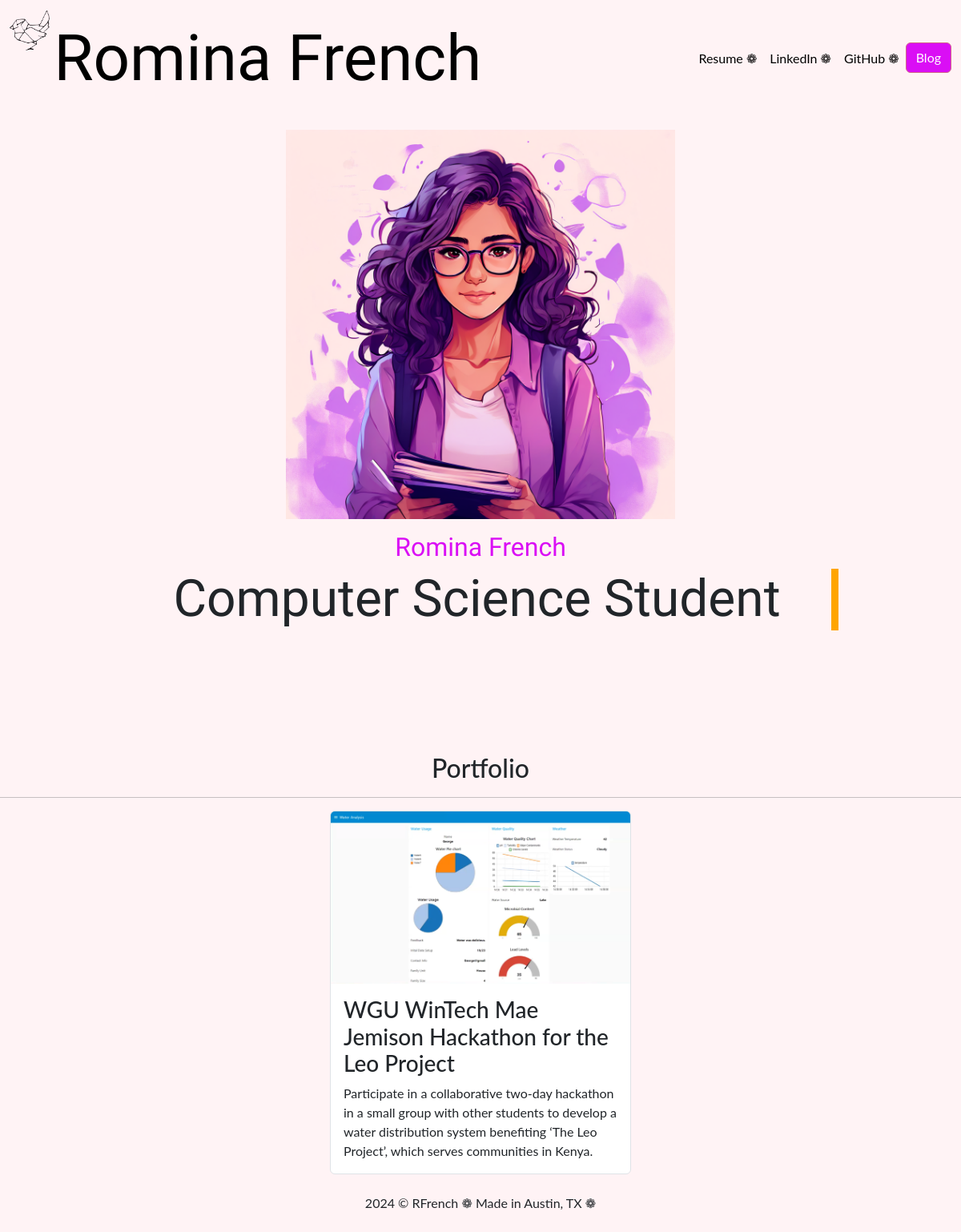
/, run on an earlier commit of the app's database.
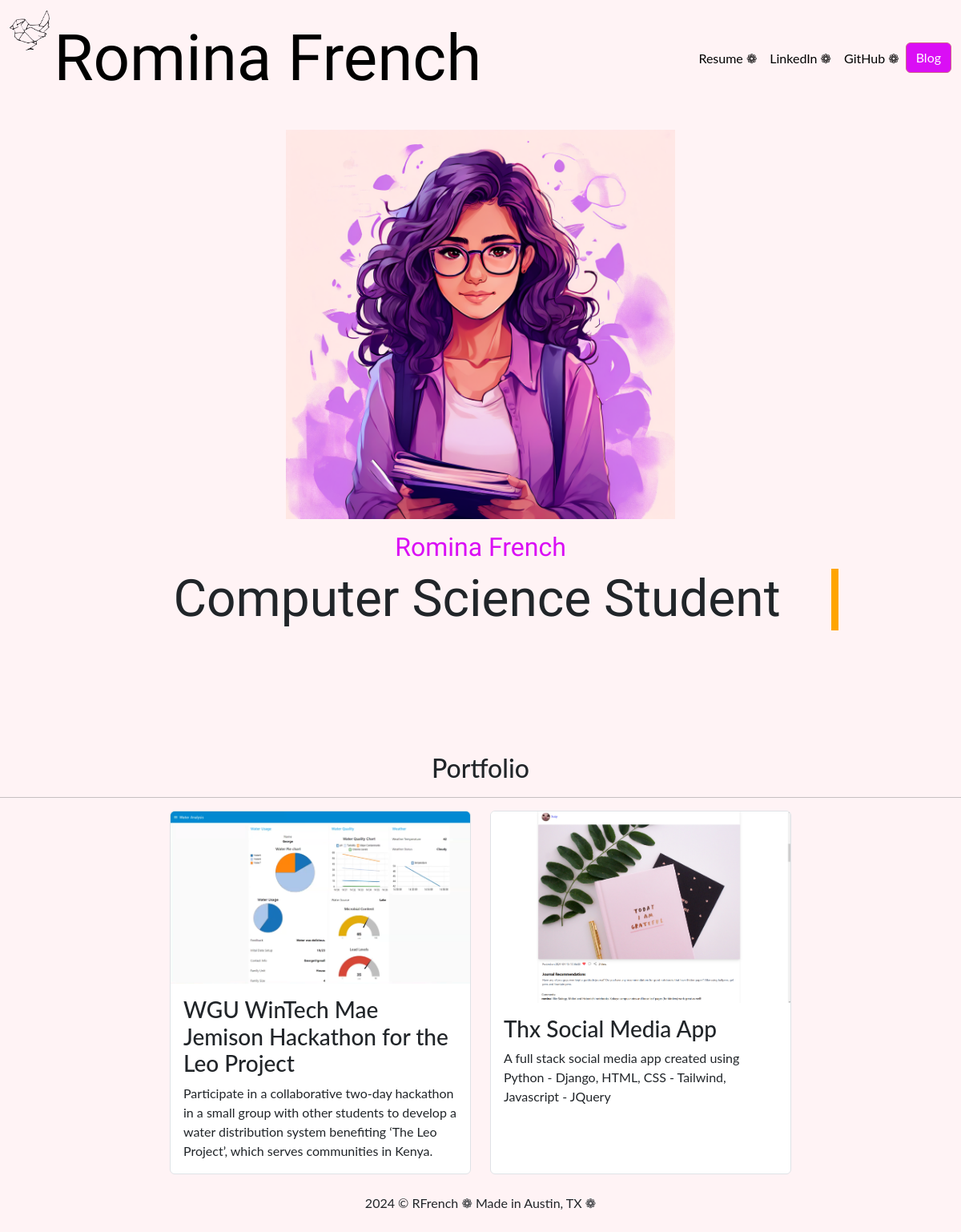
And on a later commit of the database.
### portfolio/models.py (models this page shows, shortened)
class Project(models.Model):
    title = models.CharField(max_length=100)
    description = models.CharField(max_length=250)
    image = models.ImageField(upload_to='portfolio/images/')
    url = models.URLField(blank=True)

### portfolio/views.py (the view)
# urls.py: 2. Add a URL to urlpatterns:  path('', views.home, name='home')
def home(request):
    projects = Project.objects.all()
    return render(request, 'portfolio/home.html', {'projects':projects})

### portfolio/templates/portfolio/home.html (shortened to what this page needs)
{% extends 'portfolio/base.html' %}
{% load static %}
{% block content %}
<div class="row justify-content-center my-3">
    <div class="col-5">
      <img src="{% static 'portfolio/u2j0zszfwzrkqh7ddn8b.png' %}" class="img-fluid">
    </div>
  </div>
<div class="row justify-content-center mb-3">
   <div class="col-md-9 text-center">
    <h2 class="pixelify-sans-myname"> Romina French </h2>
    <h1 id="hometext" class="font-weight-bold pixelify-sans-myname"> </h1>
   </div>
 </div>
 <div class="d-flex justify-content-center align-items-center" style="min-height: 100vh;">
  <div>
    <h2 class="mt-5 text-center">Portfolio</h2>
    <hr>
    <div class="row justify-content-center">
      {% for project in projects %}
        {% if forloop.counter0|divisibleby:2 %}
          <div class="row justify-content-center">
        {% endif %}
        <div class="col-lg-4 col-md-6 mb-4">
          <div class="card h-100 border">
          {% if project.url %}
            <a href="{{ project.url }}" target="_blank">
              <img src="{{ project.image.url }}" class="card-img-top" alt="{{ project.title }}">
            </a>
          {% else %}
            <img src="{{ project.image.url }}" class="card-img-top" alt="{{ project.title }}">
          {% endif %}
          <div class="card-body">
          <h3 class="card-title">{{ project.title }}</h3>
          <p class="card-text">{{ project.description }}</p>
        </div>
      </div>
    </div>
        {% if forloop.counter|divisibleby:2 or forloop.last %}
          </div>
        {% endif %}
      {% endfor %}
    </div>
{% endblock %}

What changed in the data, as far as the page shows it:
added Project: image (picture), title "Thx Social Media App", description "A full stack social media app created using Python - Django, HTML, CSS - Tailwind, Javascript - JQuery"
